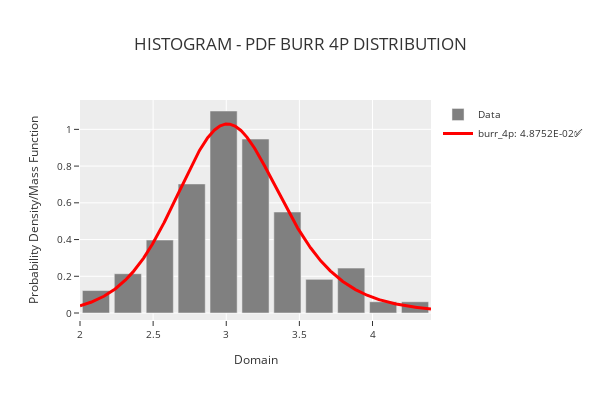

The code cell stored with this chart in its notebook:
### Code cell
phi.plot_distribution("burr_4p", )

### Figure 1 — Plotly figure (JSON) as saved in the notebook; plotly's stock layout.template omitted (floating-point values rounded to 4 significant figures; data arrays with more than 128 entries replaced by an {"elided": "..."} marker saying what was removed)
{"data": [{"marker": {"color": "rgba(128,128,128,1)"}, "name": "Data", "showlegend": true, "type": "bar", "x": [2.109, 2.327, 2.545, 2.764, 2.982, 3.2, 3.418, 3.636, 3.855, 4.073, 4.291], "y": [0.1222, 0.2139, 0.3972, 0.7028, 1.1, 0.9472, 0.55, 0.1833, 0.2444, 0.06111, 0.06111]}, {"line": {"color": "rgba(255,0,0,1)", "width": 3}, "mode": "lines", "name": "burr_4p: 4.8752E-02✅", "type": "scatter", "x": {"elided": "1000 float values"}, "y": {"elided": "1000 float values"}}], "layout": {"bargap": 0.15, "height": 400, "legend": {"font": {"size": 10}, "orientation": "v", "title": {"font": {"size": 10}}, "xanchor": "left", "y": 1, "yanchor": "auto"}, "title": {"text": "HISTOGRAM - PDF BURR 4P DISTRIBUTION"}, "width": 600, "xaxis": {"tickfont": {"size": 10}, "title": {"font": {"size": 12}, "text": "Domain"}}, "yaxis": {"tickfont": {"size": 10}, "title": {"font": {"size": 12}, "text": "Probability Density/Mass Function"}}}}
